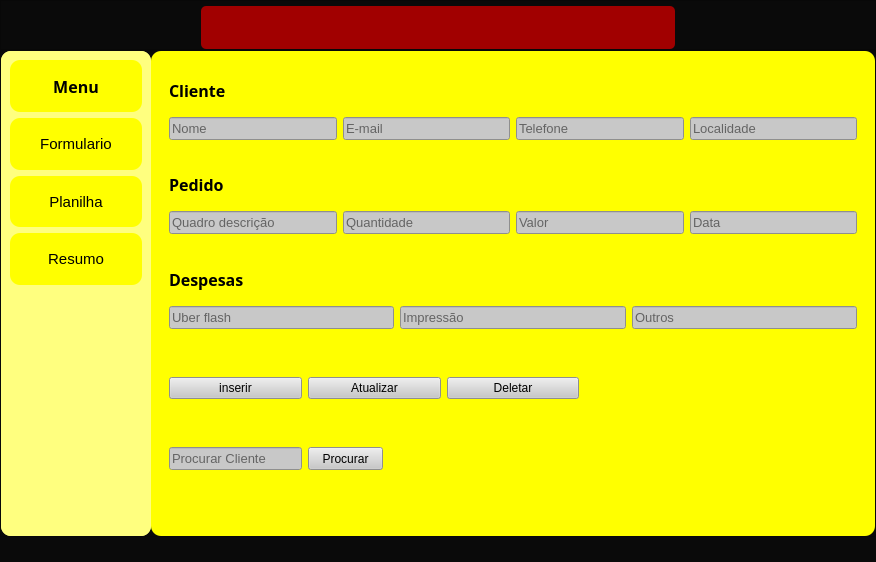
<?xml version="1.0" encoding="UTF-8"?>
<ui version="4.0">
 <class>MainWindow</class>
 <widget class="QMainWindow" name="MainWindow">
  <property name="geometry">
   <rect>
    <x>0</x>
    <y>0</y>
    <width>876</width>
    <height>562</height>
   </rect>
  </property>
  <property name="minimumSize">
   <size>
    <width>810</width>
    <height>430</height>
   </size>
  </property>
  <property name="windowTitle">
   <string>Myframecg</string>
  </property>
  <property name="styleSheet">
   <string notr="true">background-color: rgb(10, 10, 10);</string>
  </property>
  <widget class="QWidget" name="centralwidget">
   <property name="minimumSize">
    <size>
     <width>150</width>
     <height>200</height>
    </size>
   </property>
   <layout class="QVBoxLayout" name="verticalLayout">
    <property name="spacing">
     <number>0</number>
    </property>
    <property name="leftMargin">
     <number>0</number>
    </property>
    <property name="topMargin">
     <number>0</number>
    </property>
    <property name="rightMargin">
     <number>0</number>
    </property>
    <property name="bottomMargin">
     <number>0</number>
    </property>
    <item>
     <widget class="QFrame" name="frame_erro">
      <property name="minimumSize">
       <size>
        <width>0</width>
        <height>50</height>
       </size>
      </property>
      <property name="maximumSize">
       <size>
        <width>16777215</width>
        <height>50</height>
       </size>
      </property>
      <property name="font">
       <font>
        <family>Segoe UI</family>
        <pointsize>10</pointsize>
       </font>
      </property>
      <property name="styleSheet">
       <string notr="true"/>
      </property>
      <property name="frameShape">
       <enum>QFrame::StyledPanel</enum>
      </property>
      <property name="frameShadow">
       <enum>QFrame::Raised</enum>
      </property>
      <layout class="QHBoxLayout" name="horizontalLayout_2">
       <property name="leftMargin">
        <number>200</number>
       </property>
       <property name="topMargin">
        <number>5</number>
       </property>
       <property name="rightMargin">
        <number>200</number>
       </property>
       <property name="bottomMargin">
        <number>0</number>
       </property>
       <item>
        <widget class="QFrame" name="frame_12">
         <property name="styleSheet">
          <string notr="true">QFrame {
	background-color: rgb(161, 0, 0);
	border-radius: 5px;

}</string>
         </property>
         <property name="frameShape">
          <enum>QFrame::StyledPanel</enum>
         </property>
         <property name="frameShadow">
          <enum>QFrame::Raised</enum>
         </property>
        </widget>
       </item>
      </layout>
     </widget>
    </item>
    <item>
     <widget class="QFrame" name="frame_principal">
      <property name="styleSheet">
       <string notr="true"/>
      </property>
      <property name="frameShape">
       <enum>QFrame::StyledPanel</enum>
      </property>
      <property name="frameShadow">
       <enum>QFrame::Raised</enum>
      </property>
      <layout class="QHBoxLayout" name="horizontalLayout">
       <property name="spacing">
        <number>0</number>
       </property>
       <property name="leftMargin">
        <number>0</number>
       </property>
       <property name="topMargin">
        <number>0</number>
       </property>
       <property name="rightMargin">
        <number>0</number>
       </property>
       <property name="bottomMargin">
        <number>0</number>
       </property>
       <item>
        <widget class="QFrame" name="frame_menu">
         <property name="minimumSize">
          <size>
           <width>150</width>
           <height>0</height>
          </size>
         </property>
         <property name="maximumSize">
          <size>
           <width>150</width>
           <height>16777215</height>
          </size>
         </property>
         <property name="styleSheet">
          <string notr="true">QFrame {
	border-radius: 10px;
	background-color: rgb(255, 255, 127);
}</string>
         </property>
         <property name="frameShape">
          <enum>QFrame::StyledPanel</enum>
         </property>
         <property name="frameShadow">
          <enum>QFrame::Raised</enum>
         </property>
         <layout class="QVBoxLayout" name="verticalLayout_3">
          <property name="spacing">
           <number>0</number>
          </property>
          <property name="leftMargin">
           <number>0</number>
          </property>
          <property name="topMargin">
           <number>0</number>
          </property>
          <property name="rightMargin">
           <number>0</number>
          </property>
          <property name="bottomMargin">
           <number>0</number>
          </property>
          <item>
           <widget class="QFrame" name="frame_10">
            <property name="frameShape">
             <enum>QFrame::StyledPanel</enum>
            </property>
            <property name="frameShadow">
             <enum>QFrame::Raised</enum>
            </property>
            <layout class="QVBoxLayout" name="verticalLayout_4">
             <item>
              <widget class="QFrame" name="frame_6">
               <property name="styleSheet">
                <string notr="true">background-color: rgb(255, 255, 0);</string>
               </property>
               <property name="frameShape">
                <enum>QFrame::StyledPanel</enum>
               </property>
               <property name="frameShadow">
                <enum>QFrame::Raised</enum>
               </property>
               <layout class="QVBoxLayout" name="verticalLayout_5">
                <item>
                 <widget class="QLabel" name="label_4">
                  <property name="font">
                   <font>
                    <family>Segoe UI Black</family>
                    <pointsize>12</pointsize>
                    <weight>75</weight>
                    <bold>true</bold>
                   </font>
                  </property>
                  <property name="text">
                   <string>Menu</string>
                  </property>
                  <property name="alignment">
                   <set>Qt::AlignCenter</set>
                  </property>
                 </widget>
                </item>
               </layout>
              </widget>
             </item>
             <item>
              <widget class="QFrame" name="frame_7">
               <property name="styleSheet">
                <string notr="true">background-color: rgb(255, 255, 0);</string>
               </property>
               <property name="frameShape">
                <enum>QFrame::StyledPanel</enum>
               </property>
               <property name="frameShadow">
                <enum>QFrame::Raised</enum>
               </property>
               <layout class="QVBoxLayout" name="verticalLayout_8">
                <item>
                 <widget class="QLabel" name="label_5">
                  <property name="font">
                   <font>
                    <family>Segoe UI</family>
                    <pointsize>11</pointsize>
                    <weight>50</weight>
                    <bold>false</bold>
                   </font>
                  </property>
                  <property name="text">
                   <string>Formulario</string>
                  </property>
                  <property name="alignment">
                   <set>Qt::AlignCenter</set>
                  </property>
                 </widget>
                </item>
               </layout>
              </widget>
             </item>
             <item>
              <widget class="QFrame" name="frame_8">
               <property name="styleSheet">
                <string notr="true">background-color: rgb(255, 255, 0);</string>
               </property>
               <property name="frameShape">
                <enum>QFrame::StyledPanel</enum>
               </property>
               <property name="frameShadow">
                <enum>QFrame::Raised</enum>
               </property>
               <layout class="QVBoxLayout" name="verticalLayout_7">
                <item>
                 <widget class="QLabel" name="label_6">
                  <property name="font">
                   <font>
                    <family>Segoe UI</family>
                    <pointsize>11</pointsize>
                    <weight>50</weight>
                    <bold>false</bold>
                   </font>
                  </property>
                  <property name="text">
                   <string>Planilha</string>
                  </property>
                  <property name="alignment">
                   <set>Qt::AlignCenter</set>
                  </property>
                 </widget>
                </item>
               </layout>
              </widget>
             </item>
             <item>
              <widget class="QFrame" name="frame_9">
               <property name="styleSheet">
                <string notr="true">background-color: rgb(255, 255, 0);</string>
               </property>
               <property name="frameShape">
                <enum>QFrame::StyledPanel</enum>
               </property>
               <property name="frameShadow">
                <enum>QFrame::Raised</enum>
               </property>
               <layout class="QVBoxLayout" name="verticalLayout_6">
                <item>
                 <widget class="QLabel" name="label_7">
                  <property name="font">
                   <font>
                    <family>Segoe UI</family>
                    <pointsize>11</pointsize>
                    <weight>50</weight>
                    <bold>false</bold>
                   </font>
                  </property>
                  <property name="text">
                   <string>Resumo</string>
                  </property>
                  <property name="alignment">
                   <set>Qt::AlignCenter</set>
                  </property>
                 </widget>
                </item>
               </layout>
              </widget>
             </item>
            </layout>
           </widget>
          </item>
          <item>
           <widget class="QFrame" name="frame_11">
            <property name="frameShape">
             <enum>QFrame::StyledPanel</enum>
            </property>
            <property name="frameShadow">
             <enum>QFrame::Raised</enum>
            </property>
           </widget>
          </item>
         </layout>
        </widget>
       </item>
       <item>
        <widget class="QFrame" name="frame_corpo">
         <property name="enabled">
          <bool>true</bool>
         </property>
         <property name="minimumSize">
          <size>
           <width>0</width>
           <height>0</height>
          </size>
         </property>
         <property name="styleSheet">
          <string notr="true">QFrame {
	border-radius: 10px;
	
	background-color: rgb(255, 255, 0);
}</string>
         </property>
         <property name="frameShape">
          <enum>QFrame::StyledPanel</enum>
         </property>
         <property name="frameShadow">
          <enum>QFrame::Raised</enum>
         </property>
         <layout class="QVBoxLayout" name="verticalLayout_2">
          <item>
           <widget class="QFrame" name="frame">
            <property name="frameShape">
             <enum>QFrame::StyledPanel</enum>
            </property>
            <property name="frameShadow">
             <enum>QFrame::Raised</enum>
            </property>
            <layout class="QGridLayout" name="gridLayout">
             <item row="1" column="0">
              <widget class="QLineEdit" name="lineEdit">
               <property name="minimumSize">
                <size>
                 <width>0</width>
                 <height>0</height>
                </size>
               </property>
               <property name="font">
                <font>
                 <family>Segoe UI</family>
                 <pointsize>10</pointsize>
                </font>
               </property>
               <property name="autoFillBackground">
                <bool>false</bool>
               </property>
               <property name="styleSheet">
                <string notr="true">background-color: rgb(200, 200, 200);</string>
               </property>
               <property name="maxLength">
                <number>50</number>
               </property>
               <property name="placeholderText">
                <string>Nome</string>
               </property>
              </widget>
             </item>
             <item row="1" column="2">
              <widget class="QLineEdit" name="lineEdit_3">
               <property name="minimumSize">
                <size>
                 <width>0</width>
                 <height>0</height>
                </size>
               </property>
               <property name="font">
                <font>
                 <family>Segoe UI</family>
                 <pointsize>10</pointsize>
                </font>
               </property>
               <property name="autoFillBackground">
                <bool>false</bool>
               </property>
               <property name="styleSheet">
                <string notr="true">background-color: rgb(200, 200, 200);</string>
               </property>
               <property name="maxLength">
                <number>50</number>
               </property>
               <property name="placeholderText">
                <string>Telefone</string>
               </property>
              </widget>
             </item>
             <item row="1" column="3">
              <widget class="QLineEdit" name="lineEdit_4">
               <property name="minimumSize">
                <size>
                 <width>0</width>
                 <height>0</height>
                </size>
               </property>
               <property name="font">
                <font>
                 <family>Segoe UI</family>
                 <pointsize>10</pointsize>
                </font>
               </property>
               <property name="autoFillBackground">
                <bool>false</bool>
               </property>
               <property name="styleSheet">
                <string notr="true">background-color: rgb(200, 200, 200);</string>
               </property>
               <property name="maxLength">
                <number>50</number>
               </property>
               <property name="placeholderText">
                <string>Localidade</string>
               </property>
              </widget>
             </item>
             <item row="1" column="1">
              <widget class="QLineEdit" name="lineEdit_2">
               <property name="minimumSize">
                <size>
                 <width>0</width>
                 <height>0</height>
                </size>
               </property>
               <property name="font">
                <font>
                 <family>Segoe UI</family>
                 <pointsize>10</pointsize>
                </font>
               </property>
               <property name="autoFillBackground">
                <bool>false</bool>
               </property>
               <property name="styleSheet">
                <string notr="true">background-color: rgb(200, 200, 200);</string>
               </property>
               <property name="maxLength">
                <number>50</number>
               </property>
               <property name="placeholderText">
                <string>E-mail</string>
               </property>
              </widget>
             </item>
             <item row="0" column="0">
              <widget class="QLabel" name="label">
               <property name="font">
                <font>
                 <family>Segoe UI Black</family>
                 <pointsize>12</pointsize>
                 <weight>75</weight>
                 <bold>true</bold>
                </font>
               </property>
               <property name="text">
                <string>Cliente</string>
               </property>
              </widget>
             </item>
            </layout>
           </widget>
          </item>
          <item>
           <widget class="QFrame" name="frame_5">
            <property name="frameShape">
             <enum>QFrame::StyledPanel</enum>
            </property>
            <property name="frameShadow">
             <enum>QFrame::Raised</enum>
            </property>
            <layout class="QGridLayout" name="gridLayout_2">
             <item row="0" column="0">
              <widget class="QLabel" name="label_2">
               <property name="font">
                <font>
                 <family>Segoe UI Black</family>
                 <pointsize>12</pointsize>
                 <weight>75</weight>
                 <bold>true</bold>
                </font>
               </property>
               <property name="text">
                <string>Pedido</string>
               </property>
              </widget>
             </item>
             <item row="1" column="0">
              <widget class="QLineEdit" name="lineEdit_6">
               <property name="minimumSize">
                <size>
                 <width>0</width>
                 <height>0</height>
                </size>
               </property>
               <property name="font">
                <font>
                 <family>Segoe UI</family>
                 <pointsize>10</pointsize>
                </font>
               </property>
               <property name="autoFillBackground">
                <bool>false</bool>
               </property>
               <property name="styleSheet">
                <string notr="true">background-color: rgb(200, 200, 200);</string>
               </property>
               <property name="maxLength">
                <number>50</number>
               </property>
               <property name="placeholderText">
                <string>Quadro descrição</string>
               </property>
              </widget>
             </item>
             <item row="1" column="1">
              <widget class="QLineEdit" name="lineEdit_5">
               <property name="minimumSize">
                <size>
                 <width>0</width>
                 <height>0</height>
                </size>
               </property>
               <property name="font">
                <font>
                 <family>Segoe UI</family>
                 <pointsize>10</pointsize>
                </font>
               </property>
               <property name="autoFillBackground">
                <bool>false</bool>
               </property>
               <property name="styleSheet">
                <string notr="true">background-color: rgb(200, 200, 200);</string>
               </property>
               <property name="maxLength">
                <number>50</number>
               </property>
               <property name="placeholderText">
                <string>Quantidade</string>
               </property>
              </widget>
             </item>
             <item row="1" column="2">
              <widget class="QLineEdit" name="lineEdit_7">
               <property name="minimumSize">
                <size>
                 <width>0</width>
                 <height>0</height>
                </size>
               </property>
               <property name="font">
                <font>
                 <family>Segoe UI</family>
                 <pointsize>10</pointsize>
                </font>
               </property>
               <property name="autoFillBackground">
                <bool>false</bool>
               </property>
               <property name="styleSheet">
                <string notr="true">background-color: rgb(200, 200, 200);</string>
               </property>
               <property name="maxLength">
                <number>50</number>
               </property>
               <property name="placeholderText">
                <string>Valor</string>
               </property>
              </widget>
             </item>
             <item row="1" column="3">
              <widget class="QLineEdit" name="lineEdit_8">
               <property name="minimumSize">
                <size>
                 <width>0</width>
                 <height>0</height>
                </size>
               </property>
               <property name="font">
                <font>
                 <family>Segoe UI</family>
                 <pointsize>10</pointsize>
                </font>
               </property>
               <property name="autoFillBackground">
                <bool>false</bool>
               </property>
               <property name="styleSheet">
                <string notr="true">background-color: rgb(200, 200, 200);</string>
               </property>
               <property name="maxLength">
                <number>50</number>
               </property>
               <property name="placeholderText">
                <string>Data </string>
               </property>
              </widget>
             </item>
            </layout>
           </widget>
          </item>
          <item>
           <widget class="QFrame" name="frame_3">
            <property name="frameShape">
             <enum>QFrame::StyledPanel</enum>
            </property>
            <property name="frameShadow">
             <enum>QFrame::Raised</enum>
            </property>
            <layout class="QGridLayout" name="gridLayout_3">
             <item row="0" column="0">
              <widget class="QLabel" name="label_3">
               <property name="font">
                <font>
                 <family>Segoe UI Black</family>
                 <pointsize>12</pointsize>
                 <weight>75</weight>
                 <bold>true</bold>
                </font>
               </property>
               <property name="text">
                <string>Despesas</string>
               </property>
              </widget>
             </item>
             <item row="1" column="0">
              <widget class="QLineEdit" name="lineEdit_10">
               <property name="minimumSize">
                <size>
                 <width>0</width>
                 <height>0</height>
                </size>
               </property>
               <property name="font">
                <font>
                 <family>Segoe UI</family>
                 <pointsize>10</pointsize>
                </font>
               </property>
               <property name="autoFillBackground">
                <bool>false</bool>
               </property>
               <property name="styleSheet">
                <string notr="true">background-color: rgb(200, 200, 200);</string>
               </property>
               <property name="maxLength">
                <number>50</number>
               </property>
               <property name="placeholderText">
                <string>Uber flash</string>
               </property>
              </widget>
             </item>
             <item row="1" column="1">
              <widget class="QLineEdit" name="lineEdit_9">
               <property name="minimumSize">
                <size>
                 <width>0</width>
                 <height>0</height>
                </size>
               </property>
               <property name="font">
                <font>
                 <family>Segoe UI</family>
                 <pointsize>10</pointsize>
                </font>
               </property>
               <property name="autoFillBackground">
                <bool>false</bool>
               </property>
               <property name="styleSheet">
                <string notr="true">background-color: rgb(200, 200, 200);</string>
               </property>
               <property name="maxLength">
                <number>50</number>
               </property>
               <property name="placeholderText">
                <string>Impressão</string>
               </property>
              </widget>
             </item>
             <item row="1" column="2">
              <widget class="QLineEdit" name="lineEdit_11">
               <property name="minimumSize">
                <size>
                 <width>0</width>
                 <height>0</height>
                </size>
               </property>
               <property name="font">
                <font>
                 <family>Segoe UI</family>
                 <pointsize>10</pointsize>
                </font>
               </property>
               <property name="autoFillBackground">
                <bool>false</bool>
               </property>
               <property name="styleSheet">
                <string notr="true">background-color: rgb(200, 200, 200);</string>
               </property>
               <property name="maxLength">
                <number>50</number>
               </property>
               <property name="placeholderText">
                <string>Outros</string>
               </property>
              </widget>
             </item>
            </layout>
           </widget>
          </item>
          <item>
           <widget class="QFrame" name="frame_2">
            <property name="frameShape">
             <enum>QFrame::StyledPanel</enum>
            </property>
            <property name="frameShadow">
             <enum>QFrame::Raised</enum>
            </property>
            <layout class="QGridLayout" name="gridLayout_4">
             <item row="0" column="4">
              <widget class="QFrame" name="frame_13">
               <property name="frameShape">
                <enum>QFrame::StyledPanel</enum>
               </property>
               <property name="frameShadow">
                <enum>QFrame::Raised</enum>
               </property>
              </widget>
             </item>
             <item row="0" column="0">
              <widget class="QPushButton" name="pushButton">
               <property name="styleSheet">
                <string notr="true">background-color: rgb(200, 200, 200);</string>
               </property>
               <property name="text">
                <string>inserir</string>
               </property>
              </widget>
             </item>
             <item row="0" column="1">
              <widget class="QPushButton" name="pushButton_2">
               <property name="styleSheet">
                <string notr="true">background-color: rgb(200, 200, 200);</string>
               </property>
               <property name="text">
                <string>Atualizar</string>
               </property>
              </widget>
             </item>
             <item row="0" column="3">
              <widget class="QPushButton" name="pushButton_3">
               <property name="styleSheet">
                <string notr="true">background-color: rgb(200, 200, 200);</string>
               </property>
               <property name="text">
                <string>Deletar</string>
               </property>
              </widget>
             </item>
             <item row="0" column="5">
              <widget class="QFrame" name="frame_14">
               <property name="frameShape">
                <enum>QFrame::StyledPanel</enum>
               </property>
               <property name="frameShadow">
                <enum>QFrame::Raised</enum>
               </property>
              </widget>
             </item>
            </layout>
           </widget>
          </item>
          <item>
           <widget class="QFrame" name="frame_4">
            <property name="frameShape">
             <enum>QFrame::StyledPanel</enum>
            </property>
            <property name="frameShadow">
             <enum>QFrame::Raised</enum>
            </property>
            <widget class="QLineEdit" name="lineEdit_12">
             <property name="geometry">
              <rect>
               <x>9</x>
               <y>9</y>
               <width>133</width>
               <height>23</height>
              </rect>
             </property>
             <property name="minimumSize">
              <size>
               <width>0</width>
               <height>0</height>
              </size>
             </property>
             <property name="font">
              <font>
               <family>Segoe UI</family>
               <pointsize>10</pointsize>
              </font>
             </property>
             <property name="autoFillBackground">
              <bool>false</bool>
             </property>
             <property name="styleSheet">
              <string notr="true">background-color: rgb(200, 200, 200);</string>
             </property>
             <property name="maxLength">
              <number>50</number>
             </property>
             <property name="placeholderText">
              <string>Procurar Cliente</string>
             </property>
            </widget>
            <widget class="QPushButton" name="pushButton_4">
             <property name="geometry">
              <rect>
               <x>148</x>
               <y>9</y>
               <width>75</width>
               <height>23</height>
              </rect>
             </property>
             <property name="styleSheet">
              <string notr="true">background-color: rgb(200, 200, 200);</string>
             </property>
             <property name="text">
              <string>Procurar</string>
             </property>
            </widget>
           </widget>
          </item>
         </layout>
        </widget>
       </item>
      </layout>
     </widget>
    </item>
    <item>
     <widget class="QFrame" name="frame_credito">
      <property name="maximumSize">
       <size>
        <width>16777215</width>
        <height>25</height>
       </size>
      </property>
      <property name="styleSheet">
       <string notr="true">QFrame {
	border-radius: 10px;	
}</string>
      </property>
      <property name="frameShape">
       <enum>QFrame::StyledPanel</enum>
      </property>
      <property name="frameShadow">
       <enum>QFrame::Raised</enum>
      </property>
     </widget>
    </item>
   </layout>
  </widget>
 </widget>
 <resources/>
 <connections/>
</ui>
